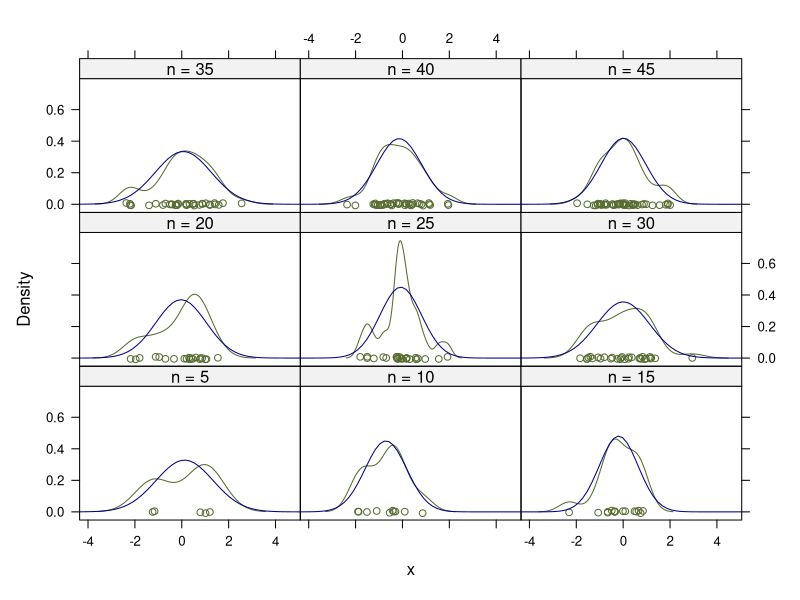
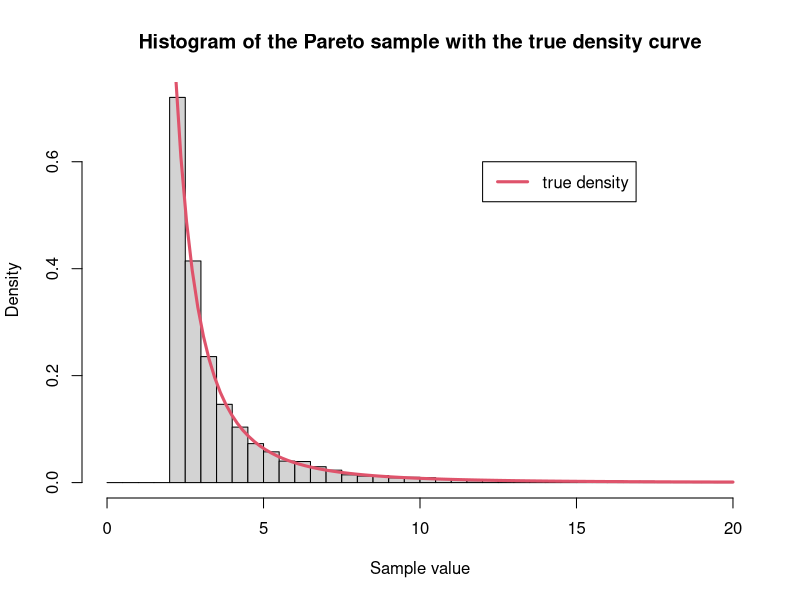
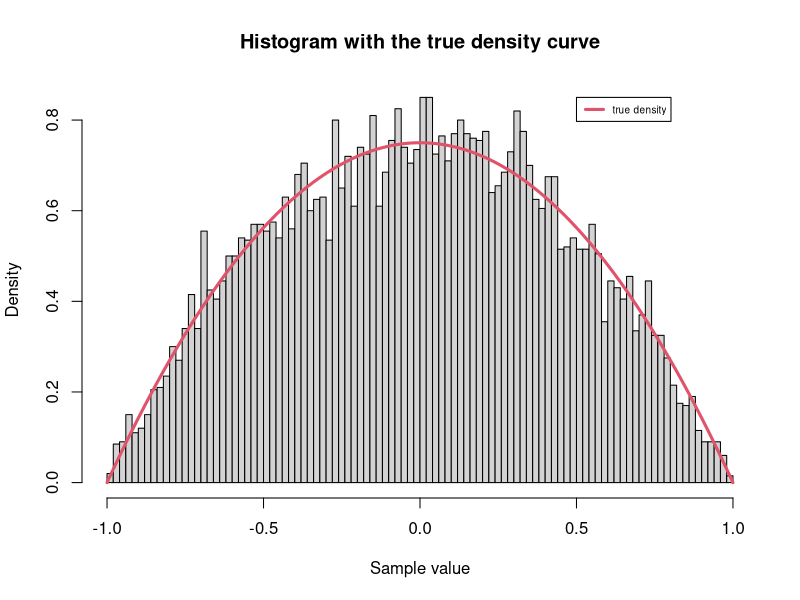
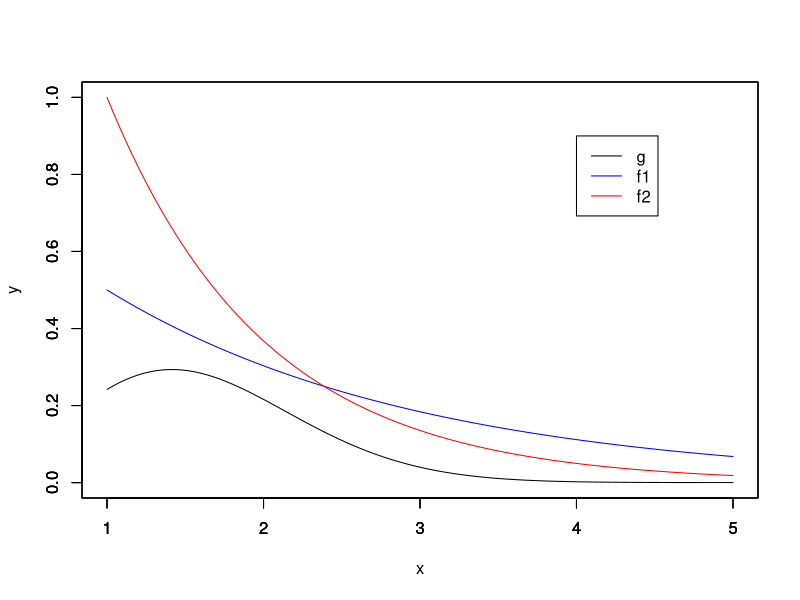

Generate these figures, in order, with R:
## ----setup, include=FALSE-----------------------------------------------------
knitr::opts_chunk$set(echo = TRUE)

## -----------------------------------------------------------------------------
library(lattice)
n <- seq(5, 45, 5)
x <- rnorm(sum(n))
y <- factor(rep(n, n), labels=paste("n =", n))
densityplot(~ x | y,
panel = function(x, ...) {
panel.densityplot(x, col="DarkOliveGreen", ...)
panel.mathdensity(dmath=dnorm,
args=list(mean=mean(x), sd=sd(x)),
col="darkblue")
})


## -----------------------------------------------------------------------------
stdv = function(x) {  if (NROW(x)>1)   sigma <- round(sd(x),2) 
                                   else   sigma <- 0
                                   sigma }
smry <- function(X){     mu <- apply(X,2,mean)  
sigma <- apply(X,2,stdv)
c(mu=mu,sigma=sigma)}

patients <- c("0071021198307012008001400400150",
                       "0071201198307213009002000500200",
                      "0090903198306611007013700300000",
                      "0050705198307414008201300900000",
                     "0050115198208018009601402001500",
                     "0050618198207017008401400800400",
                     "0050703198306414008401400800200")
id <- substr(patients,1,3)    # First 3 digits signify the patient ID
date <- as.Date(substr(patients,4,11), format = "%m%d%Y")    # 4-11 for treatment date
hr <- as.numeric(substr(patients,12,14))    # Heart rate
sbp <- as.numeric(substr(patients,15,17))    # Systolic blood pressure
dbp <- as.numeric(substr(patients,18,20))    # Diastolic blood pressure
dx <- substr(patients,21,23)
docfee <- as.numeric(substr(patients,24,27))  
labfee <- as.numeric(substr(patients,28,31))

tapply(hr, id, mean)
tapply(hr, id, stdv)

# Show these results in a more compact way
PATIENTS <- data.frame(id, hr, sbp, dbp, docfee, labfee)
str(PATIENTS)
smry(PATIENTS[id=='005',2:6])
smry(PATIENTS[id=='007',2:6])
smry(PATIENTS[id=='009',2:6])
by(PATIENTS[2:6], id, smry) 
by(PATIENTS[2:6], id, summary)

# Calculate the difference between the first and the last observations of HR, SBP and DBP
HrSbpDbp  <- data.frame(id, date, hr, sbp, dbp)
# Sort by ID first, then sort by treatment date
HrSbpDbpSorted <- HrSbpDbp[order(HrSbpDbp$id, HrSbpDbp$date), ] 
HrSbpDbpSorted

## -----------------------------------------------------------------------------

n <- 10000
a <- 2
b <- 2
unifrv <- runif(n)
paretorv <- b/(1-unifrv)^(1/a)    # inverse transformation
hist(paretorv[paretorv>0 & paretorv<20], freq = FALSE, breaks = seq(0,20,0.5), main = "Histogram of the Pareto sample with the true density curve",xlab = "Sample value")    # graph the density histogram
# I found that F(20)=0.99, which is very close to 1. For the sake of the tidiness and better description for the feature of the histogram, I made a truncation on x=20, and only consider the variables between 0 and 20.
f <- function(x) {a*b^a/x^(a+1)}    # true pdf
curve(f, 2, 20, col = 2, lwd = 3, add = TRUE)    # add the true density curve
legend(12,0.6,"true density", col = 2, lwd = 3)    # add a legend


## -----------------------------------------------------------------------------
u1 <- runif(10000, min = -1, max = 1)    # consider a sample number of 10000
u2 <- runif(10000, min = -1, max = 1)
u3 <- runif(10000, min = -1, max = 1)
u <- ifelse((abs(u3)>abs(u2) & abs(u3)>abs(u1)), u2, u3)
hist(u, freq = FALSE, breaks = seq(-1,1,0.02), main = "Histogram with the true density curve", xlab = "Sample value")
f <- function(x) {3/4*(1-x^2)}
curve(f, -1, 1, col = 2, lwd = 3, add = TRUE)    # add the true density curve
legend(0.5,0.85,"true density", col = 2, lwd = 3, cex=0.6)    # add a legend


## -----------------------------------------------------------------------------
set.seed(3333)
monte_carlo_rep <- 100000
uniform_x <- runif(monte_carlo_rep,0,pi/3)
single_estimate <- sin(uniform_x)*pi/3
final_estimate <- mean(single_estimate)
final_estimate
#=0.5006204, very close to the exact value 0.5.

## -----------------------------------------------------------------------------
set.seed(2222)
monte_carlo_r <- 100
var_reduc_store <- rep(0,monte_carlo_r)
for (i in 1:monte_carlo_r){
  u <- runif(10000)
  simple_mc <- exp(1)^u
  antithetic <- (exp(1)^u+exp(1)^(1-u))/2
  var_reduc_store[i] <- 1- var(antithetic) / var(simple_mc)
}
mean(var_reduc_store)
# empirical estimate of the percent reduction is 98.38%, very close to the theoretical value 98.39%.

## -----------------------------------------------------------------------------
set.seed(3333)
g <- function(x) x^2*exp(-x^2/2)/sqrt(2*pi)
f1 <- function(x) sqrt(exp(1))/2*exp(-x/2)
f2 <- function(x) exp(-(x-1))
plot(g,1,5,ylim=c(0,1),ylab='y')
par(new=TRUE)
plot(f1,1,5,xlab='',ylab='',main='',col='blue',ylim=c(0,1))
par(new=TRUE)
plot(f2,1,5,xlab='',ylab='',main='',col='red',ylim=c(0,1))
legend(4,0.9,c("g","f1","f2"), col = c('black','blue','red'),lwd = c(1,1,1))

## -----------------------------------------------------------------------------
set.seed(3333)
m <- 100000
se <- rep(0,2)
theta.hat <- rep(0,2)
g <- function(x) x^2*exp(-x^2/2)/sqrt(2*pi)
f1 <- function(x) sqrt(exp(1))/2*exp(-x/2)
f2 <- function(x) exp(-(x-1))

u1 <- runif(m,0,0.5)    # to confirm that all the x1>1
x1 <- -2*log(u1 * 2 / sqrt(exp(1)))    # f1, using inverse transform method
f1g <- g(x1)/f1(x1)
theta.hat[1] <- mean(f1g)
se[1] <- sd(f1g)

x2 <- rexp(m)+1
f2g <- g(x2)/f2(x2)
theta.hat[2] <- mean(f2g)
se[2] <- sd(f2g)

theta.hat
# 0.4014080 0.4002661, both are close to the real value.
se
# 0.302011 0.157805, f2 has smaller standard error, as I expected.

## -----------------------------------------------------------------------------
set.seed(3333)
m <- 10000
g <- function(x) exp(-x - log(1+x^2))
f1 <- function(x) exp(-x)/(1-exp(-1/5))
f2 <- function(x) exp(-x)/(exp(-1/5)-exp(-2/5))
f3 <- function(x) exp(-x)/(exp(-2/5)-exp(-3/5))
f4 <- function(x) exp(-x)/(exp(-3/5)-exp(-4/5))
f5 <- function(x) exp(-x)/(exp(-4/5)-exp(-1))

u <- runif(m)
x1 <- -log(1-u*((1-exp(-1/5))))
x2 <- -log(exp(-1/5)-u*((exp(-1/5)-exp(-2/5))))
x3 <- -log(exp(-2/5)-u*((exp(-2/5)-exp(-3/5))))
x4 <- -log(exp(-3/5)-u*((exp(-3/5)-exp(-4/5))))
x5 <- -log(exp(-4/5)-u*((exp(-4/5)-exp(-1))))

fg1 <- g(x1)/f1(x1)
fg2 <- g(x2)/f2(x2)
fg3 <- g(x3)/f3(x3)
fg4 <- g(x4)/f4(x4)
fg5 <- g(x5)/f5(x5)

fg <- fg1+fg2+fg3+fg4+fg5

mean(fg)
# 0.5248477, very close to the result in Example 5.10

sd(fg)
# 0.01694816, much smaller than the result in Example 5.10


## -----------------------------------------------------------------------------
library(stats)
set.seed(3333)
n <- 100
m <- 100
l_bound <- rep(0,m)
u_bound <- rep(0,m)
for (i in 1:100) {
  x <- rlnorm(n,5,1)
  mu_hat <- sum(log(x))/n
  q <- qt(1-0.05/2,n-1)
  sigmasqu_hat <- sum((log(x)-mu_hat)^2)/n
  se_hat <- sigmasqu_hat/sqrt(n)
  l_bound[i] <- mu_hat - q*se_hat
  u_bound[i] <- mu_hat + q*se_hat
}
lb <- mean(l_bound)
ub <- mean(u_bound)
c(lb,ub)
# an empirical estimate of the confidence level is [4.808141, 5.199664], while the true value is 5.

## -----------------------------------------------------------------------------
set.seed(3333)
n <- 20
m <- 10000
lb_non <- rep(0,m)
ub_non <- rep(0,m)
lb_nor <- rep(0,m)
ub_nor <- rep(0,m)
for (i in 1:m) {
  non_normal_x <- rchisq(n,2)
  lb_non[i] <- mean(non_normal_x) - sd(non_normal_x)*qt(1-0.05/2,n-1)/sqrt(n)
  ub_non[i] <- mean(non_normal_x) + sd(non_normal_x)*qt(1-0.05/2,n-1)/sqrt(n)
  normal_x <- rnorm(n,mean=0,sd=2)
  lb_nor[i] <- mean(normal_x) - sd(normal_x)*qt(1-0.05/2,n-1)/sqrt(n)
  ub_nor[i] <- mean(normal_x) + sd(normal_x)*qt(1-0.05/2,n-1)/sqrt(n)
}
cov_prob_non <- mean(lb_non<2 & ub_non>2)
cov_prob_nor <- mean(lb_nor<0 & ub_nor>0)
c(cov_prob_non,cov_prob_nor)
# The normal samples have a coverage probability of 94.9%, which is effective. However, the non-normal samples only have a coverage probability of 91.73%, which suggests that the probability that the confidence interval covers the mean is not necessarily equal to 0.95 for non-normal samples.

